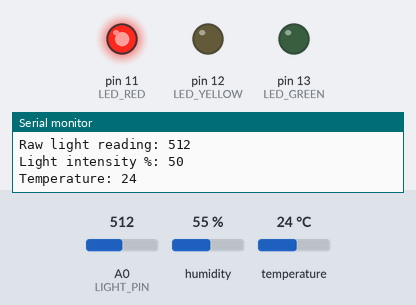
A sketch run on a simulated Arduino Uno, built with avr-gcc and run on an emulated ATmega328P. Shown: output pins drawn as LEDs (lit = HIGH), the last lines printed to the serial monitor. The inputs (shaded band) are chosen by the test bench; at power-on: temperature 24 °C, A0 (LIGHT_PIN) = 512, humidity 55 %.

Above: at 4.8 s.
4.9 s: temperature set to 21 °C
7.9 s: temperature set to 18 °C
At 8.8 s:
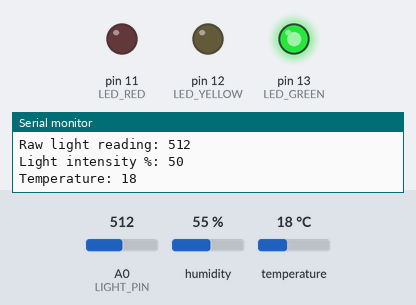
10.9 s: A0 (LIGHT_PIN) set to 606
13.9 s: A0 (LIGHT_PIN) set to 640
At 15.8 s:
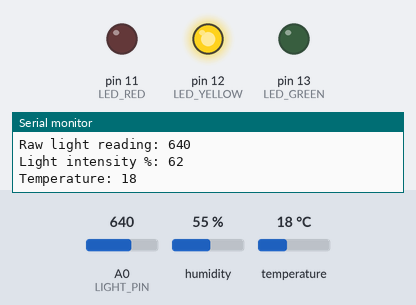
16.9 s: A0 (LIGHT_PIN) set to 511
At 18.8 s:
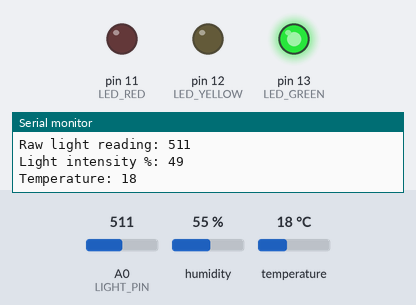
20.0 s: A0 (LIGHT_PIN) set to 716
At 21.6 s:
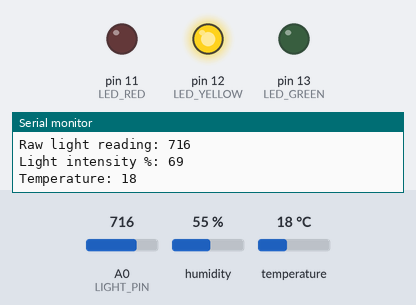
Timing chart, 0 to 23.1 s (numbered marks = the images above; inputs shaded):
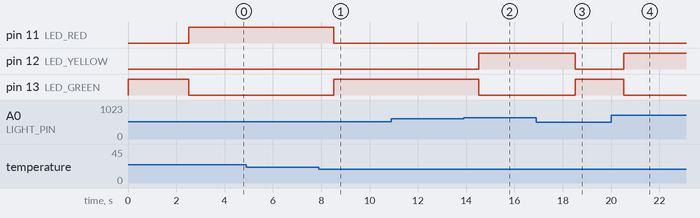

The sketch:

exercise2.ino
```cpp
// File: exercise2.ino

/* wp3 - exercise 2
 * John Dickson, Oliver Hansson, Sebastian Vingård Larsson
 * 2026-02-17
 * group: 27
 * Submission code: I2c7C5 */

#include <DHT11.h>

#define LED_GREEN 13
#define LED_YELLOW 12
#define LED_RED 11
#define LIGHT_PIN A0
#define TEMP_PIN A1

// time in ms
#define READING_INTERVAL 2000 // set to 2s to allow for the temp sensor to get a proper reading

// For readability, we define a Dependency enum
enum Dependency : uint8_t {
  NORMAL = 0, // Temperature and light sensor are both within valid ranges to eachother
  HIGHER,     // Temperature is too high compared to the light sensor's % value
  LOWER       // Temperature is too low compared to the light sensor's % value
};

// Prototypes
Dependency checkDependency(int lightIntensityPercentage, float tempC);

// Global variables
DHT11 dht(TEMP_PIN);
unsigned long g_lastReading;
int g_lightReading;
int g_tempC;
Dependency g_dep;
int g_lightStateTable[3][3] = {
  {HIGH, LOW, LOW}, // Normal state
  {LOW, HIGH, LOW}, // Temp too high for dependency
  {LOW, LOW, HIGH}  // Temp too low for dependency
};

// Function to return the corresponding dependency with regards to the
// current percentage of light intensity, as well as the temperature in Celsius.
Dependency checkDependency(int lightIntensityPercentage, int tempC) {
  // First check the light percentage and enter the corresponding if-block.
  // Then check the value of the temperature to check if it is within bounds or not.
  // If the temperature is too warm, return HIGHER, if too low, return LOWER.
  if (lightIntensityPercentage < 1) {
    if (tempC > -12) return HIGHER;
  } else if (lightIntensityPercentage <= 20) {
    if (tempC <= -12) return LOWER;
    if (tempC >= 0) return HIGHER;
  } else if (lightIntensityPercentage <= 60) {
    if (tempC <= 0) return LOWER;
    if (tempC >= 20) return HIGHER;
  } else if (lightIntensityPercentage > 60) {
    if (tempC < 20) return LOWER;
  }

  // If the temperature is withing bounds, return NORMAL in all cases.
  return NORMAL;
}

// Setup function
void setup() {
  // Init the serial bus
  Serial.begin(9600);

  // Init the pins and their modes
  pinMode(LED_GREEN, OUTPUT);
  pinMode(LED_YELLOW, OUTPUT);
  pinMode(LED_RED, OUTPUT);
  pinMode(TEMP_PIN, INPUT);
  pinMode(LIGHT_PIN, INPUT);

  // Init the last reading, and the initial dep by assigning some values to them
  g_lastReading = millis();
  g_dep = NORMAL;

  // Turn on the LEDs based on the current dependency in g_dep
  // index 0 of each g_dep index, is the value for the green LED.
  // index 1 is the value for the red LED, and index 2 is for the yellow LED.
	digitalWrite(LED_GREEN, g_lightStateTable[g_dep][0]);
	digitalWrite(LED_RED, g_lightStateTable[g_dep][1]);
	digitalWrite(LED_YELLOW, g_lightStateTable[g_dep][2]);
}

// Main program loop
void loop() {
  // Read the current millis
  unsigned long now = millis();
  int lightIntensityPercentage;

  // if the value of now subtracted with g_lastReading is greater-equal to the
  // value defined in the READING_INTERVAL, enter the if-block
  if (now - g_lastReading >= READING_INTERVAL) {
    g_lastReading = now; // Set g_lastReading to the value of the now-variable
    g_tempC = dht.readTemperature(); // read the temperature from the temp sensor
  	g_lightReading = analogRead(LIGHT_PIN); // read the raw light value from the light sensor
  	lightIntensityPercentage = map(g_lightReading, 0, 1023, 0, 100); // convert the raw value from the raw light reading to percentages between 0-100
    Dependency depCurrReading = checkDependency(lightIntensityPercentage, g_tempC); // Check the dependency of the current reading

    // If the dependency in d_dep is not the same as depCurrReading, enter this if-block
    if (g_dep != depCurrReading) {
      // Assign g_dep to the value of depCurrReading
      g_dep = depCurrReading;

	    // update the lights with this new state based on the new dependency value
	    digitalWrite(LED_GREEN, g_lightStateTable[g_dep][0]);
	    digitalWrite(LED_RED, g_lightStateTable[g_dep][1]);
	    digitalWrite(LED_YELLOW, g_lightStateTable[g_dep][2]);
    }

    Serial.print("Raw light reading: ");
    Serial.println(g_lightReading);
	  Serial.print("Light intensity %: ");
	  Serial.println(lightIntensityPercentage);
    Serial.print("Temperature: ");
    Serial.println(g_tempC);
  }
}
```

Measured:
- the behaviour switches between 20 and 19 °C on temperature (found by bisection; images 0 and 1)
- the behaviour switches between 624 and 625 on A0 (LIGHT_PIN) (found by bisection; images 1 and 2)
- after the input at 7.9 s, pin 11 (LED_RED): HIGH → LOW after 0.62 s; pin 13 (LED_GREEN): LOW → HIGH after 0.62 s
- after the input at 13.9 s, pin 12 (LED_YELLOW): LOW → HIGH after 0.62 s; pin 13 (LED_GREEN): HIGH → LOW after 0.62 s
- after the input at 16.9 s, pin 12 (LED_YELLOW): HIGH → LOW after 1.6 s; pin 13 (LED_GREEN): LOW → HIGH after 1.6 s
- after the input at 20.0 s, pin 12 (LED_YELLOW): LOW → HIGH after 0.52 s; pin 13 (LED_GREEN): HIGH → LOW after 0.52 s
